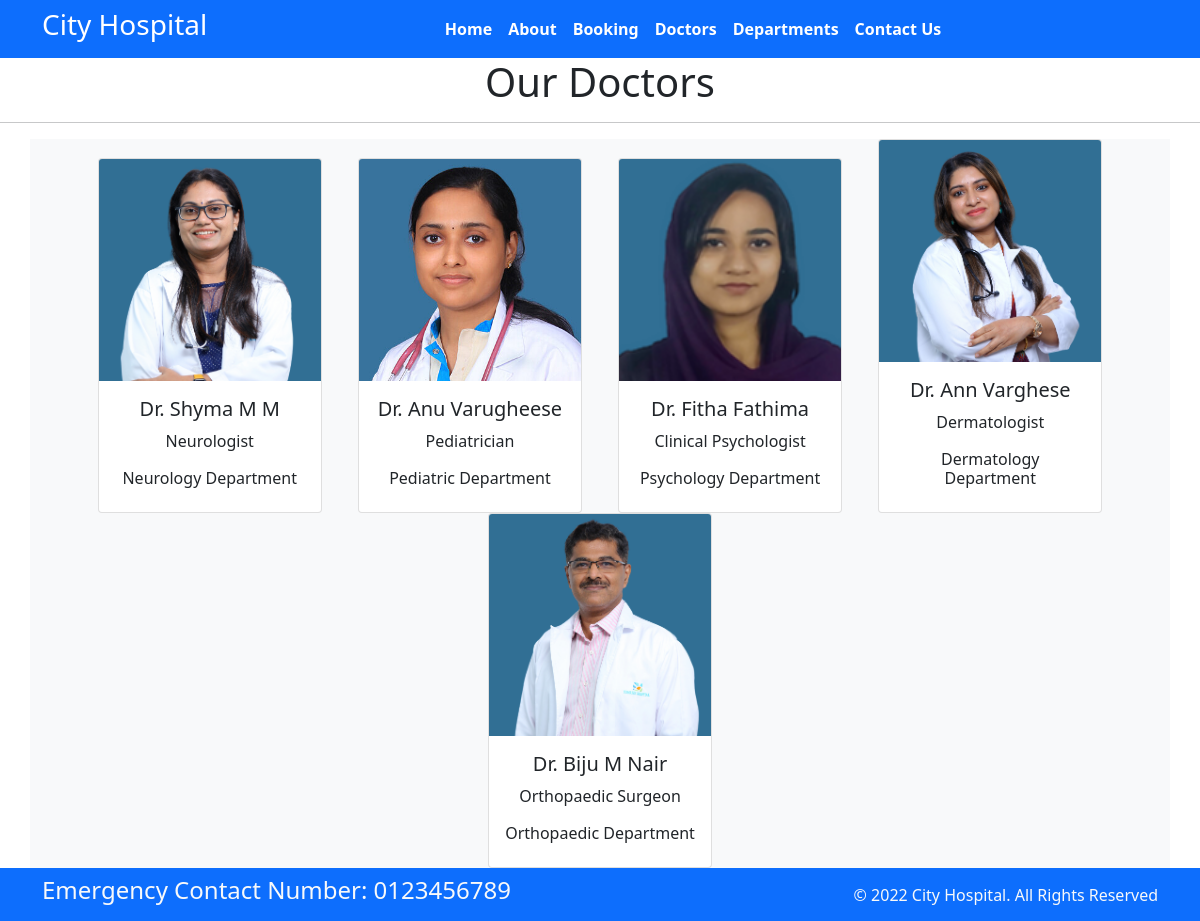
Page /doctors on the committed database.
### Home/models.py (models this page shows, shortened)
class Doctors(models.Model):
    doc_name=models.CharField(max_length=255)
    doc_spec=models.CharField(max_length=255)
    dep_name=models.ForeignKey(Departments,on_delete=models.CASCADE)
    doc_image=models.ImageField(upload_to='doctors')

class Departments(models.Model):
    dep_name=models.CharField(max_length=100)
    dep_description=models.TextField()
    def __str__(self):
        return self.dep_name

### Home/views.py (the view)
# urls.py: path('doctors',views.doctors,name="doctors"),
def doctors(request):
    dict_docs={
        'doctors':Doctors.objects.all()
    }
    return render(request,'doctors.html',dict_docs)

### Home/templates/doctors.html (shortened to what this page needs)
{% extends 'base.html'%}
{% block content %}
<h1 class="text-center">Our Doctors</h1>
<hr>
<div class="container text-center bg-light">
{% for d in doctors %}
<div class="card text-center mx-3 mx-3" style="width: 14rem; display: inline-block;">
    <img src="{{d.doc_image.url}}" class="card-img-top" alt="...">
    <div class="card-body">
      <h5 class="card-title">Dr. {{d.doc_name}}</h5>
      <p class="card-text">{{d.doc_spec}}</p>
      <h6>{{d.dep_name}}</h6>
    </div>
  </div>
{% endfor %}
</div>
{%endblock%}

### Home/templates/base.html (shortened to what this page needs)
{% load static %}
<!DOCTYPE html>
<html>
  <head>
    <link rel="stylesheet"
      href=" https://cdn.jsdelivr.net/npm/bootstrap@5.1.3/dist/css/bootstrap.min.css ">
    <link rel="stylesheet"
      href="https://use.fontawesome.com/releases/v5.2.0/css/all.css">
      <link rel="stylesheet"
      href="{% static '/css/style.css' %}">
  </head>
  <body>
    <nav class="navbar bg-primary navbar-expand-md ">
      <div class="container">
        <div class="col-2 text-left pl-md-0">
          <h3 class="text-white"> City Hospital </h3>
        </div>
        <div
          class="collapse navbar-collapse justify-content-center col-md-8 navbar-collapse-3">
          <ul class="navbar-nav justify-content-center  fw-bold">
            <li class="nav-item active">
              <a class="nav-link text-white" href="{% url "home"%}">Home </a>
            </li>
            <li class="nav-item">
              <a class="nav-link text-white" href="{% url "about"%}">About</a>
            </li>
            <li class="nav-item">
              <a class="nav-link text-white" href="{% url "booking"%}">Booking</a>
            </li>
            <li class="nav-item">
              <a class="nav-link text-white" href="{% url "doctors"%}">Doctors</a>
            </li>
			 <li class="nav-item">
              <a class="nav-link text-white" href="{% url "departments"%}">Departments</a>
            </li>
            <li class="nav-item">
              <a class="nav-link text-white" href="{% url "contacts"%}">Contact Us</a>
            </li>
          </ul>
        </div>
      </div>
    </nav>
    {% block content %}{%endblock%}
    <section class="">
      <footer class="pt-2 pb-2  bg-primary text-light">
        <div class="container">
          <div class="row align-items-center">
            <div class="col-12 col-md-8">
              <h4>Emergency Contact Number: 0123456789</h4>
            </div>
            <div class="col-12 col-md-4 mt-4 mt-md-0 text-center text-md-end">
              © 2022 City Hospital. All Rights Reserved
            </div>
          </div>
        </div>
      </footer>
    </section>
  </body>
</html>

### rows in the picture
Doctors: doc_image (picture), doc_name "Shyma M M", doc_spec "Neurologist", dep_name "Neurology Department"
Doctors: doc_image (picture), doc_name "Anu Varugheese", doc_spec "Pediatrician", dep_name "Pediatric Department"
Doctors: doc_image (picture), doc_name "Fitha Fathima", doc_spec "Clinical Psychologist", dep_name "Psychology Department"
Doctors: doc_image (picture), doc_name "Ann Varghese", doc_spec "Dermatologist", dep_name "Dermatology Department"
Doctors: doc_image (picture), doc_name "Biju M Nair", doc_spec "Orthopaedic Surgeon", dep_name "Orthopaedic Department"
